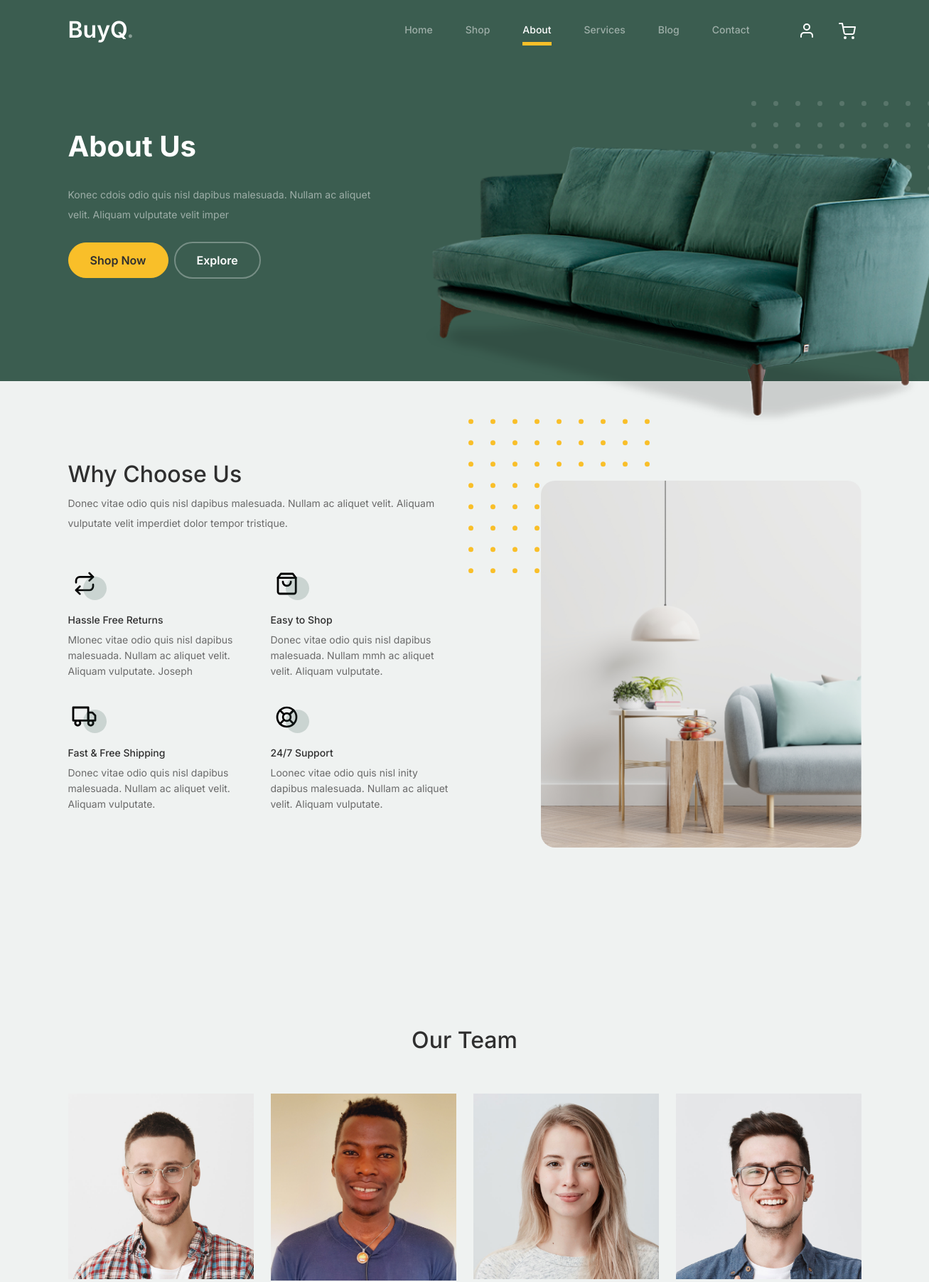
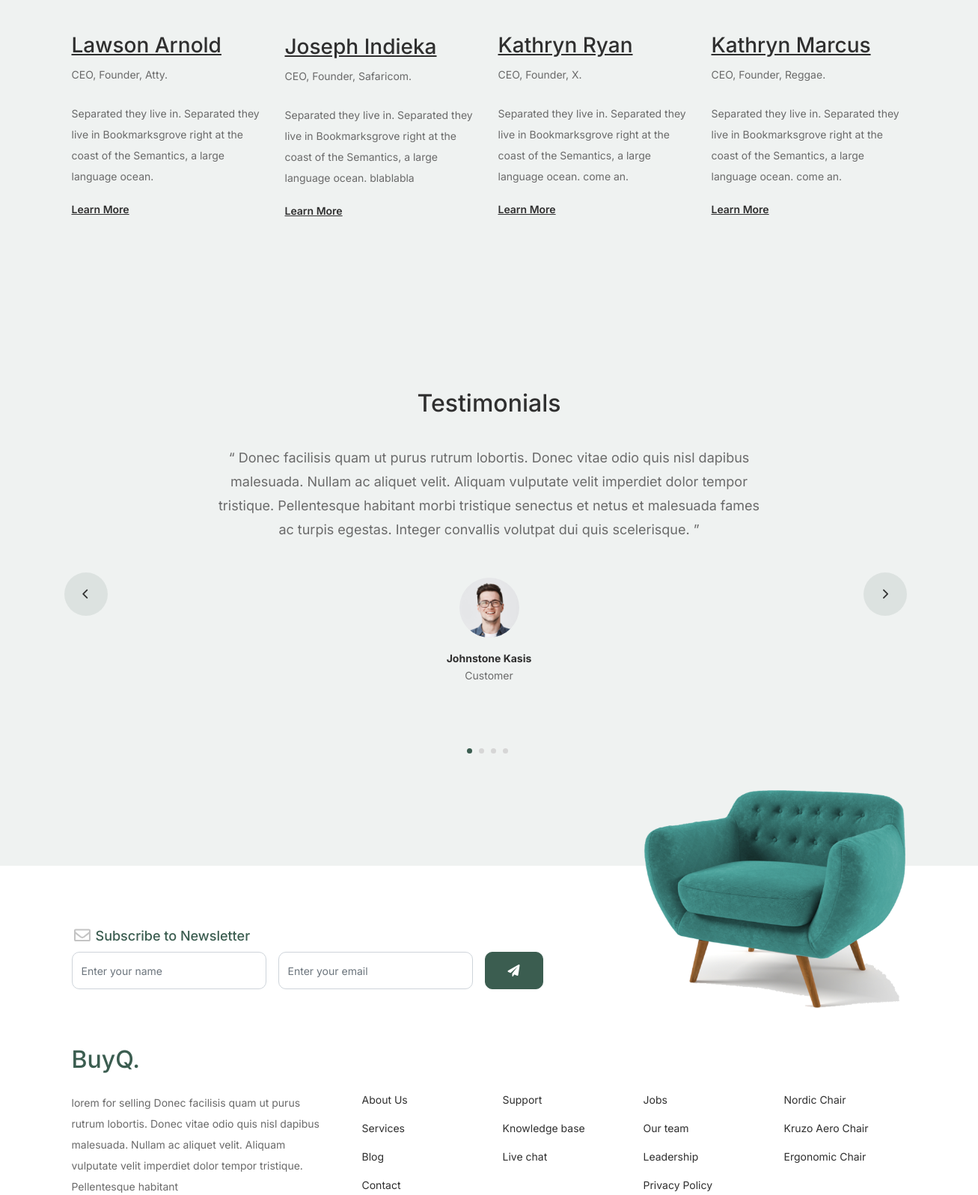
The page /about/ (upper part) on the database its author committed (2 pictures, top to bottom).
### template_app/models.py (models this page shows, shortened)
class Company(models.Model):
    title = models.CharField(max_length=50)
    description = models.TextField()

class Pages(models.Model):
    page = models.CharField(max_length=20,blank=False, null=False, unique=True)
    title = models.CharField(max_length=50)
    subtitle = models.CharField(max_length=100,blank=True, null=True)
    has_button = models.BooleanField(default=False)

class Services(models.Model):
    title = models.CharField(max_length=80, blank=False, null=False)
    image = models.FileField(upload_to='services')
    description = models.TextField(max_length=250, blank=False, null=False)

class Team(models.Model):
    full_name = models.CharField(max_length=60,blank=False, null=False)
    title = models.CharField(max_length=30)
    description = models.TextField(max_length=1000)
    image = models.ImageField(upload_to='team', default='profile.png')

class Testimonials(models.Model):
    customer_name = models.CharField(max_length=60, blank=False, null=False)
    title = models.CharField(max_length=30)
    image = models.ImageField(upload_to='testimonials', default='profile.png')
    message = models.TextField(max_length=1000, blank=False, null=False)

class Shop(models.Model):
    furniture_name = models.CharField(max_length=100, blank=False, null=False)
    price = models.FloatField()
    description = models.TextField(max_length=500)
    image = models.ImageField(upload_to='furniture', default='profile.png')
    date_posted = models.DateTimeField(auto_now_add=True)

### template_app/views.py (the view)
# urls.py: path('about/', views.about, name='about'),
def about(request):
    services = Services.objects.all().order_by('?')[:4]
    team = Team.objects.all()
    context = {
        'services': services,
        'teams': team,
        **common_data('About'),
    }
    return render(request, 'about.html', context)

### template_app/views.py (called while the page is built)
def common_data(pageName):
    return {
        'testmonials': Testimonials.objects.all().order_by('?'),
        'products' : Shop.objects.all().order_by('?')[:3],
        'pages': Pages.objects.all(),
        'media': SocialMedia.objects.all(),
        'company' : Company.objects.last(),
        'page': Pages.objects.get(page=pageName),
        'nav' : pageName.lower()
    }

### templates/about.html (shortened to what this page needs)
{% extends 'common.html' %}
{% load static %}
{% block main %}
	<div class="why-choose-section">
		<div class="container">
			<div class="row justify-content-between align-items-center">
				<div class="col-lg-6">
					<h2 class="section-title">Why Choose Us</h2>
					<p>Donec vitae odio quis nisl dapibus malesuada. Nullam ac aliquet velit. Aliquam vulputate velit imperdiet dolor tempor tristique.</p>
					<div class="row my-5">
						{% for service in services %}
							<div class="col-6 col-md-6 ">
								<div class="feature">
									<div class="icon">
										<img src="/media/{{ service.image }}" alt="Image" class="imf-fluid">
									</div>
									<h3>{{service.title}}</h3>
									<p>{{service.description}}</p>
								</div>
							</div>
						{% endfor %}
					</div>
				</div>
				<div class="col-lg-5">
					<div class="img-wrap">
						<img src="{% static 'images/why-choose-us-img.jpg' %}" alt="Image" class="img-fluid">
					</div>
				</div>
			</div>
		</div>
	</div>
	<div class="untree_co-section">
		<div class="container">
			<div class="row mb-5">
				<div class="col-lg-5 mx-auto text-center">
					<h2 class="section-title">Our Team</h2>
				</div>
			</div>
			<div class="row">
				{% for team in teams %}
					<div class="col-12 col-md-6 col-lg-3 mb-5 mb-md-0">
						<img src="/media/{{ team.image }}" class="img-fluid mb-5">
						<h3 clas><a href="#"><span class="">{{team.full_name}}</span></a></h3>
						<span class="d-block position mb-4">{{team.title}}.</span>
						<p>{{team.description}}</p>
						<p class="mb-0"><a href="#" class="more dark">Learn More </a></p>
					</div>
				{% endfor %}
			</div>
		</div>
	</div>
{% endblock %}

### templates/common.html (shortened to what this page needs)
{% load static %}
<!doctype html>
<html lang="en">
<head>
		<link href="{% static 'css/bootstrap.min.css' %}" rel="stylesheet">
		<link href="https://cdnjs.cloudflare.com/ajax/libs/font-awesome/6.0.0-beta3/css/all.min.css" rel="stylesheet">
		<link href="{% static 'css/tiny-slider.css' %}" rel="stylesheet">
		<link rel="stylesheet" href="{% static 'css/style.css' %}">
	</head>
	<body>
		<nav class="custom-navbar navbar navbar navbar-expand-md navbar-dark bg-dark" arial-label="Furni navigation bar">
			<div class="container">
				<a class="navbar-brand" href="{% url 'myapp:home' %}">{{company.title}}<span>.</span></a>
				<div class="collapse navbar-collapse" id="navbarsFurni">
					<ul class="custom-navbar-nav navbar-nav ms-auto mb-2 mb-md-0">
						{% for k in pages %}
							{% if k.page != "Cart" and k.page != "View" %}
								<li class="nav-item {% if nav == k.page|lower %} active {% endif %}">
									<a class="nav-link" href="/{% if k.page|lower == 'home' %}{% else %}{{k.page|lower}}/ {% endif %}">{{ k.page }}</a>
								</li>
							{% endif %}
						{% endfor %}
					</ul>
					<ul class="custom-navbar-cta navbar-nav mb-2 mb-md-0 ms-5">
					<li><a class="nav-link" href="#"><img src="{% static 'images/user.svg' %}"></a></li>
						<li><a class="nav-link" href="{% url 'myapp:cart' %}"><img src="{% static 'images/cart.svg' %}"></a></li>
					</ul>
				</div>
			</div>
		</nav>
			<div class="hero">
				<div class="container">
					<div class="row justify-content-between">
						<div class="col-lg-5">
							<div class="intro-excerpt">
								<h1><span clsas="d-block">{{page.title}}</span></h1>
								{% if page.subtitle %}
								  <p class="mb-4">{{page.subtitle}}</p>
								{% endif %}
								{% if page.has_button %}
								  <p><a href="" class="btn btn-secondary me-2">Shop Now</a><a href="#" class="btn btn-white-outline">Explore</a></p>
								{% endif %}
							</div>
						</div>
						{% if page.has_button %}
						<div class="col-lg-7">
							<div class="hero-img-wrap">
								<img src="{% static 'images/couch.png' %}" class="img-fluid">
							</div>
						</div>
						{% endif %}
					</div>
				</div>
			</div>
        {% block main %}
        {% endblock %}
        {% if nav != "shop" and nav != "cart" and nav != "contact" %}
            <div class="testimonial-section before-footer-section">
                <div class="container">
                    <div class="row">
                        <div class="col-lg-7 mx-auto text-center">
                            <h2 class="section-title">Testimonials</h2>
                        </div>
                    </div>
                    <div class="row justify-content-center">
                        <div class="col-lg-12">
                            <div class="testimonial-slider-wrap text-center">
                                <div id="testimonial-nav">
                                    <span class="prev" data-controls="prev"><span class="fa fa-chevron-left"></span></span>
                                    <span class="next" data-controls="next"><span class="fa fa-chevron-right"></span></span>
                                </div>
                                <div class="testimonial-slider">
                                    {% for item in testmonials %}
										<div class="item">
											<div class="row justify-content-center">
												<div class="col-lg-8 mx-auto">
													<div class="testimonial-block text-center">
														<blockquote class="mb-5">
															<p>&ldquo; {{item.message}} &rdquo;</p>
														</blockquote>
														<div class="author-info">
															<div class="author-pic">
																<img src="/media/{{ item.image }}" alt="Maria Jones" class="img-fluid">
															</div>
															<h3 class="font-weight-bold">{{item.customer_name}}</h3>
															<span class="position d-block mb-3">{{item.title}}</span>
														</div>
													</div>
												</div>
											</div>
										</div>
									{% endfor %}
                                </div>
                            </div>
                        </div>
                    </div>
                </div>
            </div>
        {% endif %}
		<footer class="footer-section">
			<div class="container relative">
				<div class="sofa-img">
					<img src="{% static 'images/sofa.png' %}" alt="Image" class="img-fluid">
				</div>
				<div class="row">
					<div class="col-lg-8">
						<div class="subscription-form">
							<h3 class="d-flex align-items-center"><span class="me-1"><img src="{% static 'images/envelope-outline.svg' %}" alt="Image" class="img-fluid"></span><span>Subscribe to Newsletter</span></h3>
							<form action="#" class="row g-3">
								<div class="col-auto">
									<input type="text" class="form-control" placeholder="Enter your name">
								</div>
								<div class="col-auto">
									<input type="email" class="form-control" placeholder="Enter your email">
								</div>
								<div class="col-auto">
									<button class="btn btn-primary">
										<span class="fa fa-paper-plane"></span>
									</button>
								</div>
							</form>
						</div>
					</div>
				</div>
				<div class="row g-5 mb-5">
					<div class="col-lg-4">
						<div class="mb-4 footer-logo-wrap"><a href="#" class="footer-logo">{{company.title}}<span>.</span></a></div>
						<p class="mb-4">{{company.description}}</p>
					</div>
					<div class="col-lg-8">
						<div class="row links-wrap">
							<div class="col-6 col-sm-6 col-md-3">
								<ul class="list-unstyled">
									{% for j in pages %}
									  {% if j.page != "Home" and j.page != "Shop" and j.page != "Cart" and j.page != "View" %}
										<li><a href="/{{j.page|lower}}/">{{j.title}}</a></li>
									  {% endif %}
									{% endfor %}
								</ul>
							</div>
							<div class="col-6 col-sm-6 col-md-3">
								<ul class="list-unstyled">
									<li><a href="#">Support</a></li>
									<li><a href="#">Knowledge base</a></li>
									<li><a href="#">Live chat</a></li>
								</ul>
							</div>
							<div class="col-6 col-sm-6 col-md-3">
								<ul class="list-unstyled">
									<li><a href="#">Jobs</a></li>
									<li><a href="#">Our team</a></li>
									<li><a href="#">Leadership</a></li>
									<li><a href="#">Privacy Policy</a></li>
								</ul>
							</div>
							<div class="col-6 col-sm-6 col-md-3">
								<ul class="list-unstyled">
									{% for item in products %}
										<li><a href="#">{{item.furniture_name}}</a></li>
									{% endfor %}
								</ul>
							</div>
						</div>
					</div>
				</div>
			</div>
		</footer>
	</body>
</html>

### template_app/static/css/tiny-slider.css (style rules this page uses)
.tns-slider { -webkit-transition:all 0s;-moz-transition:all 0s;transition:all 0s }
.tns-slider>.tns-item { -webkit-box-sizing:border-box;-moz-box-sizing:border-box;box-sizing:border-box }
.tns-horizontal.tns-subpixel { white-space:nowrap }
.tns-horizontal.tns-subpixel>.tns-item { display:inline-block;vertical-align:top;white-space:normal }

### rows shown on the page
Company: title "BuyQ", description "lorem for selling Donec facilisis quam ut purus rutrum lobortis. Donec vitae odio quis nisl dapibus malesuada. Nullam ac aliquet velit. Aliquam vulputate velit imperdiet dolor tempor tristique. Pellentesque habitant"
Pages: page "Home"
Pages: page "Shop"
Pages: page "About", title "About Us", subtitle "Konec cdois odio quis nisl dapibus malesuada. Nullam ac aliquet velit. Aliquam vulputate velit imper"
Pages: page "Services", title "Services"
Pages: page "Blog", title "Blog"
Pages: page "Contact", title "Contact"
Services: image (picture), title "Hassle Free Returns", description "Mlonec vitae odio quis nisl dapibus malesuada. Nullam ac aliquet velit. Aliquam vulputate. Joseph"
Services: image (picture), title "Easy to Shop", description "Donec vitae odio quis nisl dapibus malesuada. Nullam mmh ac aliquet velit. Aliquam vulputate."
Services: image (picture), title "Fast & Free Shipping", description "Donec vitae odio quis nisl dapibus malesuada. Nullam ac aliquet velit. Aliquam vulputate."
Services: image (picture), title "24/7 Support", description "Loonec vitae odio quis nisl inity dapibus malesuada. Nullam ac aliquet velit. Aliquam vulputate."
Team: image (picture), full_name "Lawson Arnold", title "CEO, Founder, Atty", description "Separated they live in. Separated they live in Bookmarksgrove right at the coast of the Semantics, a large language ocean."
Team: image (picture), full_name "Joseph Indieka", title "CEO, Founder, Safaricom", description "Separated they live in. Separated they live in Bookmarksgrove right at the coast of the Semantics, a large language ocean. blablabla"
Team: image (picture), full_name "Kathryn Ryan", title "CEO, Founder, X", description "Separated they live in. Separated they live in Bookmarksgrove right at the coast of the Semantics, a large language ocean. come an."
Team: image (picture), full_name "Kathryn Marcus", title "CEO, Founder, Reggae", description "Separated they live in. Separated they live in Bookmarksgrove right at the coast of the Semantics, a large language ocean. come an."
Testimonials: message "Donec facilisis quam ut purus rutrum lobortis. Donec vitae odio quis nisl dapibus malesuada. Nullam ac aliquet velit. Aliquam vulputate velit imperdiet dolor tempor tristique. Pellentesque habitant morbi tristique senectus et netus et malesuada fames ac turpis egestas. Integer convallis volutpat dui quis scelerisque.", image (picture), customer_name "Johnstone Kasis", title "Customer"
Shop: furniture_name "Nordic Chair"
Shop: furniture_name "Kruzo Aero Chair"
Shop: furniture_name "Ergonomic Chair"
